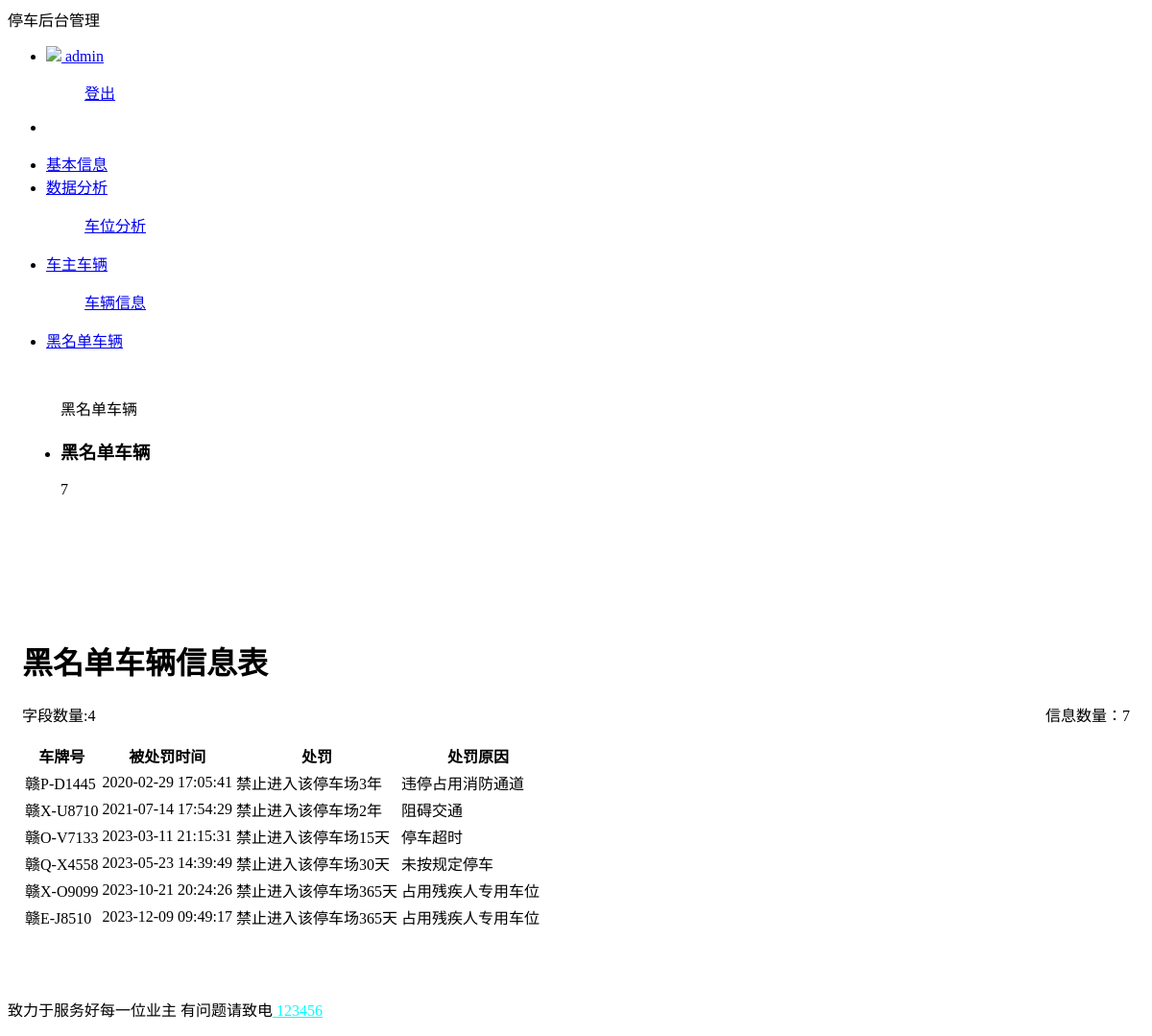
The app's page /ParkingManagementSystem/domain/blackCar.php (signed in) with its own data.
### tables this page shows
CREATE TABLE `blackcar` (
  `carID` varchar(10) NOT NULL,
  `time` datetime NOT NULL,
  `punish` text NOT NULL,
  `reason` text NOT NULL
);

### ParkingManagementSystem/domain/blackCar.php (the view, shortened to what this page needs)
<?php
    include '../connect.php';
?>
<!DOCTYPE html>
<html>
<head>
    <link href="//cdn.staticfile.net/layui/2.9.11/css/layui.css" rel="stylesheet">
    <link href="../css/scrollable.css" rel="stylesheet">
</head>
<body>
    <div class="layui-layout layui-layout-admin">
        <div class="layui-header">
            <div class="layui-logo layui-hide-xs layui-bg-black">停车后台管理</div>
            <ul class="layui-nav layui-layout-right">
                <li class="layui-nav-item layui-hide layui-show-sm-inline-block">
                    <a href="javascript:;">
                        <img src="//unpkg.com/outeres@0.0.10/img/layui/icon-v2.png" class="layui-nav-img">
                        <?php echo $_SESSION['username'];?>
                    </a>
                    <dl class="layui-nav-child">
                        <dd><a href="../login.php">登出</a></dd>
                    </dl>
                </li>
                <li class="layui-nav-item" lay-header-event="menuRight" lay-unselect>
                </li>
            </ul>
        </div>
        <div class="layui-side layui-bg-black">
            <div class="layui-side-scroll">
            <ul class="layui-nav layui-nav-tree" lay-filter="test">
                <li class="layui-nav-item"><a href="baseinfo.php">基本信息</a></li>
                <li class="layui-nav-item">
                    <a class="" href="javascript:;">数据分析</a>
                    <dl class="layui-nav-child">
                        <dd><a href="carA.php">车位分析 </a></dd>
                    </dl>
                </li>
                <li class="layui-nav-item">
                    <a href="javascript:;">车主车辆</a>
                    <dl class="layui-nav-child">
                        <dd><a href="carInfo.php">车辆信息</a></dd>
                    </dl>
                </li>
                <li class="layui-nav-item"><a href="blackCar.php">黑名单车辆</a></li>
            </ul>
            </div>
        </div>
        <div class="layui-body">
            <div style="padding: 15px;">
            <blockquote class="layui-elem-quote layui-text">
                黑名单车辆
            </blockquote>
            <div class="layui-card layui-panel">
                <div class="layui-card-body">
                    <?php
                        $sql = "SELECT COUNT(carID) as num FROM blackcar";
                        $retval = mysqli_query($conn, $sql);
                        $row = mysqli_fetch_assoc($retval);
                    ?>
                    <div>
                        <ul class="layui-row layui-col-space10 layui-this">
                            <li class="layui-col-xs3">
                                <h3>黑名单车辆</h3>
                                <p><?php echo $row['num']; ?></p>
                            </li>
                        </ul>
                    </div>
                    <br></br><br></br><br></br>
                    <div>
                        <?php
                            $sql = 'select * from blackcar order by time';
                            $tableMeta = $conn->query("DESCRIBE blackcar");
                            $retval = mysqli_query($conn, $sql);
                            $row_length = mysqli_num_rows($retval);
                            echo "<h1>黑名单车辆信息表</h1>";
                            echo "<p>
                                    <span style='float: left;'>字段数量:". $tableMeta->num_rows."</span>
                                    <span style='float: right;'>信息数量：".$row_length."</span>
                                    <div style='clear: both;'></div>
                                </p>";
                        ?>
                        <div class=" scrollable-div">
                            <table class="layui-table" lay-skin="line">
                                <tr>
                                    <th>车牌号</th>
                                    <th>被处罚时间</th>
                                    <th>处罚</th>
                                    <th>处罚原因</th>
                                </tr>
                                <?php
                                    while ($row = mysqli_fetch_assoc($retval)) {
                                        echo '<tr>';
                                        foreach ($row as $value) {
                                            echo '<td>' . htmlspecialchars($value, ENT_QUOTES, 'UTF-8') . '</td>';
                                        }
                                        echo '<td>'.$is.'</td></tr>';
                                    }
                                ?>
                            </table>
                        </div>
                    </div>
                </div>
            </div>
            <br><br>
            </div>
        </div>
        <div class="layui-footer">
            <p>致力于服务好每一位业主 有问题请致电<a href="https://www.bilibili.com/" style="color: cyan;"> 123456</a></p>
        </div>
    </div>
</body>
</html>

### ParkingManagementSystem/css/scrollable.css (style rules this page uses)
.scrollable-div { max-height: 200px; overflow-y: auto; }

### records on screen
blackcar: carID "赣P-D1445", time "2020-02-29 17:05:41", punish "禁止进入该停车场3年", reason "违停占用消防通道"
blackcar: carID "赣X-U8710", time "2021-07-14 17:54:29", punish "禁止进入该停车场2年", reason "阻碍交通"
blackcar: carID "赣O-V7133", time "2023-03-11 21:15:31", punish "禁止进入该停车场15天", reason "停车超时"
blackcar: carID "赣Q-X4558", time "2023-05-23 14:39:49", punish "禁止进入该停车场30天", reason "未按规定停车"
blackcar: carID "赣X-O9099", time "2023-10-21 20:24:26", punish "禁止进入该停车场365天", reason "占用残疾人专用车位"
blackcar: carID "赣E-J8510", time "2023-12-09 09:49:17", punish "禁止进入该停车场365天", reason "占用残疾人专用车位"

### other values on screen
$_SESSION['username'] "admin"
$row['num'] "7"
$tableMeta->num_rows "4"
$row_length "7"
